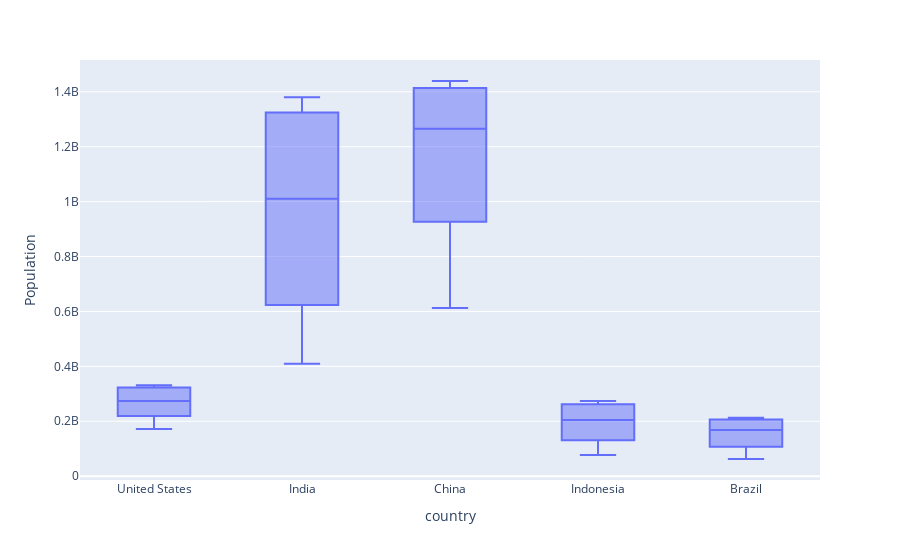

Notebook cell for this chart:
### Code cell
df_pivot.plot.box().update_layout(
    yaxis_title='Population'
)

### Figure 1 — Plotly figure (JSON) as saved in the notebook; plotly's stock layout.template omitted (floating-point values rounded to 4 significant figures)
{"data": [{"alignmentgroup": "True", "hovertemplate": "country=%{x}<br>value=%{y}<extra></extra>", "legendgroup": "", "marker": {"color": "#636efa"}, "name": "", "notched": false, "offsetgroup": "", "orientation": "v", "showlegend": false, "type": "box", "x": ["United States", "United States", "United States", "United States", "United States", "United States", "United States", "United States", "United States", "United States", "United States", "United States", "United States", "United States", "United States", "United States", "United States", "United States", "India", "India", "India", "India", "India", "India", "India", "India", "India", "India", "India", "India", "India", "India", "India", "India", "India", "India", "China", "China", "China", "China", "China", "China", "China", "China", "China", "China", "China", "China", "China", "China", "China", "China", "China", "China", "Indonesia", "Indonesia", "Indonesia", "Indonesia", "Indonesia", "Indonesia", "Indonesia", "Indonesia", "Indonesia", "Indonesia", "Indonesia", "Indonesia", "Indonesia", "Indonesia", "Indonesia", "Indonesia", "Indonesia", "Indonesia", "Brazil", "Brazil", "Brazil", "Brazil", "Brazil", "Brazil", "Brazil", "Brazil", "Brazil", "Brazil", "Brazil", "Brazil", "Brazil", "Brazil", "Brazil", "Brazil", "Brazil", "Brazil"], "x0": " ", "xaxis": "x", "y": [171700000.0, 186700000.0, 199700000.0, 209500000.0, 219100000.0, 229500000.0, 240500000.0, 252100000.0, 265200000.0, 281700000.0, 295000000.0, 309000000.0, 320900000.0, 323000000.0, 325100000.0, 327100000.0, 329100000.0, 331000000.0, 409900000.0, 450500000.0, 499100000.0, 555200000.0, 623100000.0, 699000000.0, 784400000.0, 873300000.0, 963900000.0, 1057000000.0, 1148000000.0, 1234000000.0, 1310000000.0, 1325000000.0, 1339000000.0, 1353000000.0, 1366000000.0, 1380000000.0, 612200000.0, 660400000.0, 724200000.0, 827600000.0, 926200000.0, 1000000000.0, 1076000000.0, 1177000000.0, 1241000000.0, 1291000000.0, 1331000000.0, 1369000000.0, 1407000000.0, 1414000000.0, 1421000000.0, 1428000000.0, 1434000000.0, 1439000000.0, 77270000.0, 87750000.0, 100300000.0, 114800000.0, 130700000.0, 147400000.0, 165000000.0, 181400000.0, 196900000.0, 211500000.0, 226300000.0, 241800000.0, 258400000.0, 261600000.0, 264700000.0, 267700000.0, 270600000.0, 273500000.0, 62530000.0, 72180000.0, 83370000.0, 95110000.0, 107200000.0, 120700000.0, 135300000.0, 149000000.0, 162000000.0, 174800000.0, 186100000.0, 195700000.0, 204500000.0, 206200000.0, 207800000.0, 209500000.0, 211000000.0, 212600000.0], "y0": " ", "yaxis": "y"}], "layout": {"boxmode": "group", "legend": {"tracegroupgap": 0}, "margin": {"t": 60}, "xaxis": {"anchor": "y", "domain": [0, 1], "title": {"text": "country"}}, "yaxis": {"anchor": "x", "domain": [0, 1], "title": {"text": "Population"}}}}
